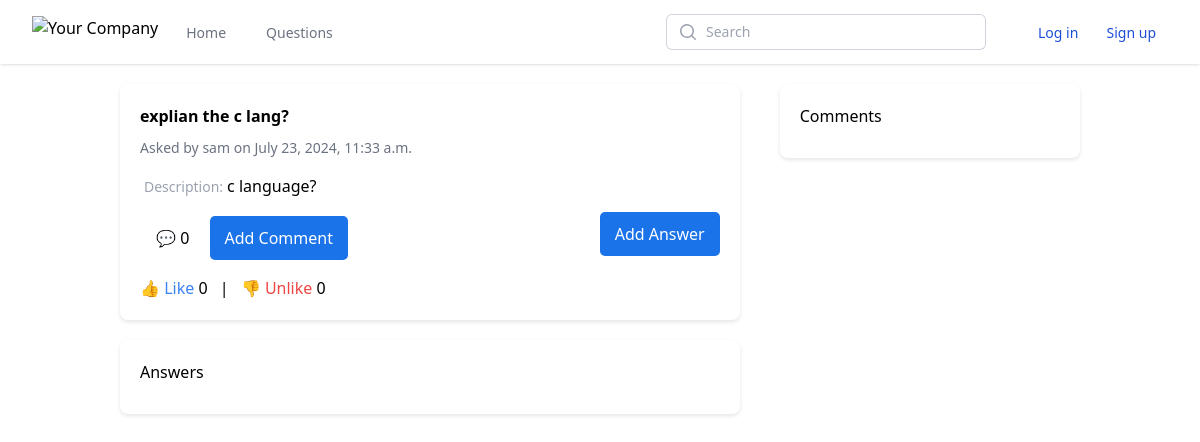
/question/5/, run on an earlier commit of the app's database.
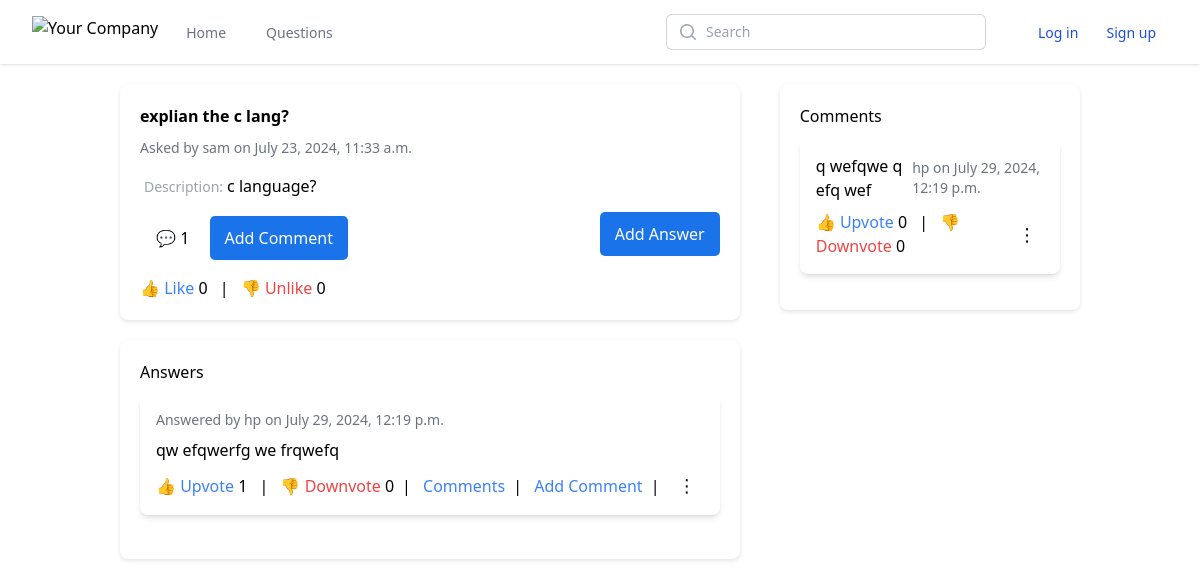
And on a later commit of the database.
### questions/models.py (models this page shows, shortened)
class Question(models.Model):
    title = models.CharField(max_length=200)
    description = models.TextField(blank=True)
    tags = models.ManyToManyField(Tag, related_name='questions')
    created_at = models.DateTimeField(default=timezone.now,blank=True,null=True)
    updated_at = models.DateTimeField(auto_now=True)
    user = models.ForeignKey(User, on_delete=models.CASCADE)
    likes = models.ManyToManyField(User, related_name='liked_question', blank=True)
    unlikes = models.ManyToManyField(User, related_name='unliked_question', blank=True)
    def total_likes(self):
        return self.likes.count()
    def total_unlikes(self):
        return self.unlikes.count()

class Answer(models.Model):
    question = models.ForeignKey(Question, on_delete=models.CASCADE, related_name='answers')
    description = models.TextField()
    created_at = models.DateTimeField(auto_now_add=True)
    updated_at = models.DateTimeField(auto_now=True)
    user = models.ForeignKey(User, on_delete=models.CASCADE, null=False)
    likes = models.ManyToManyField(User, related_name='liked_answers')
    unlikes = models.ManyToManyField(User, related_name='unliked_answers')
    def total_likes(self):
        return self.likes.count()
    def total_unlikes(self):
        return self.unlikes.count()

class Comment(models.Model):
    content = models.TextField()
    created_at = models.DateTimeField(auto_now_add=True)
    updated_at = models.DateTimeField(auto_now=True)
    user = models.ForeignKey(User, on_delete=models.CASCADE, null=False)
    answer = models.ForeignKey(Answer, null=True, blank=True, on_delete=models.CASCADE, related_name='comments')
    question = models.ForeignKey(Question, null=True, blank=True, on_delete=models.CASCADE, related_name='comments')
    parent = models.ForeignKey('self', on_delete=models.CASCADE, related_name='replies', null=True, blank=True)
    likes = models.ManyToManyField(User, related_name='liked_comments')
    unlikes = models.ManyToManyField(User, related_name='unliked_comments')
    def total_likes(self):
        return self.likes.count()
    def total_unlikes(self):
        return self.unlikes.count()

### questions/views.py (the view)
# urls.py: path('question/<int:pk>/', views.question_detail, name='question_detail'),
def question_detail(request, pk):
    question = get_object_or_404(Question, pk=pk)
    answers = question.answers.all()
    comment_form = CommentForm()
    answer_form = AnswerForm()
    return render(request, 'questions/question_detail.html', {
        'question': question,
        'answers': answers,
        'comment_form': comment_form,
        'answer_form': answer_form
    })

### questions/forms.py
class CommentForm(forms.ModelForm):
    class Meta:
        model = Comment
        fields = ['content']

class AnswerForm(forms.ModelForm):
    class Meta:
        model = Answer
        fields = ['description']

### questions/templatetags/custom_tags.py (called while the page is built)
@register.simple_tag
def active_url(request, url_name):
    try:
        url = reverse(url_name)
    except NoReverseMatch:
        return 'border-transparent text-gray-500 hover:border-gray-300 hover:text-gray-700'
    if request.path == url:
        return 'border-indigo-500 text-gray-900'
    return 'border-transparent text-gray-500 hover:border-gray-300 hover:text-gray-700'

### questions/templates/questions/question_detail.html (shortened to what the changed rows need)
{% extends "base_generic.html" %}
{% block content %}
<div class="max-w-6xl mx-auto main-content">
    <div class="question-answer-section">
        <div class="card relative">
            <h2 class="text-black font-bold">{{ question.title }}</h2>
            <div class="text-sm text-gray-500 mb-4">Asked by {{ question.user.username }} on {{ question.created_at }}</div>
            {% if question.description|length > 200 %}
            <p class="mb-2">
                <span class="text-sm text-gray-400 p-1 mb-4">Description:</span>
                <span class="short-answer">{{ question.description|slice:":200" }}...</span>
                <span class="full-answer hidden">{{ question.description }}</span>
                <a href="javascript:void(0);" class="text-blue-500 hover:underline read-more">Read More</a>
            </p>
        {% else %}
            <p class="mb-2" > <span class="text-sm text-gray-400 p-1 mb-4">Description:</span>{{ question.description }}</p>
        {% endif %}
            <div class="flex justify-between items-center mb-4">
                <div>
                    <a href="#" class="text-black px-4 py-2 rounded-md hover:bg-blue-700 mt-2 inline-block">💬 {{ question.comments.count }}</a>
                    <a href="javascript:void(0);" class="btn mt-2 inline-block" id="openCommentModal">Add Comment</a>
                </div>
                <a href="{% url 'create_answer' question.pk %}" class="btn">Add Answer</a>
            </div>
            <div class="flex items-center justify-between mt-4">
                <div>
                    <a href="{% url 'like_question' question.pk %}" class="text-blue-500 hover:underline">👍 Like</a> {{ question.total_likes }}
                    <span class="mx-2">|</span>
                    <a href="{% url 'unlike_question' question.pk %}" class="text-red-500 hover:underline">👎 Unlike</a> {{ question.total_unlikes }}
                </div>
            </div>
        </div>
        <div class="card">
            <ul>
                {% for answer in question.answers.all %}
                <li class="mb-6 p-4 bg-white shadow-md rounded-lg">
                    <div class="flex items-center justify-between mb-2">
                        <div class="text-sm text-gray-500">Answered by {{ answer.user.username }} on {{ answer.created_at }}</div>
                    </div>
                    {% if answer.description|length > 200 %}
                        <p class="mb-2">
                            <span class="short-answer">{{ answer.description|slice:":200" }}...</span>
                            <span class="full-answer hidden">{{ answer.description }}</span>
                            <a href="javascript:void(0);" class="text-blue-500 hover:underline read-more">Read More</a>
                        </p>
                    {% else %}
                        <p class="mb-2">{{ answer.description }}</p>
                    {% endif %}
                    <div class="flex justify-between items-center">
                        <div>
                            <a href="{% url 'like_answer' answer.question.pk answer.pk %}" class="text-blue-500 hover:underline">👍 Upvote</a> {{ answer.total_likes }}
                            <span class="mx-2">|</span>
                            <a href="{% url 'unlike_answer' answer.question.pk answer.pk %}" class="text-red-500 hover:underline">👎 Downvote</a> {{ answer.total_unlikes }}<span class="mx-2">|</span>
                            <a href="{% url 'question_answer_comment' answer.question.id answer.id %}" class="text-blue-500 hover:underline">Comments</a><span class="mx-2">|</span>
                            <a href="{% url 'create_comment_answer' answer.question.id answer.id %}" class="text-blue-500 hover:underline">Add Comment</a><span class="mx-2">|</span>
                        </div>
                        <div class="dropdown">
                            <span class="dropbtn">⋮</span>
                        </div>
                    </div>
                </li>
                {% endfor %}
            </ul>
        </div>
    </div>
    <div class="comments-section">
        <div class="card">
            <ul>
                {% for comment in question.comments.all %}
                <li class="mb-4 p-4 bg-white shadow-md rounded-lg">
                    <div class="flex justify-between items-center mb-2">
                        <div>{{ comment.content }}</div>
                        <div class="text-sm text-gray-500">{{ comment.user.username }} on {{ comment.created_at }}</div>
                    </div>
                    <div class="flex justify-between items-center">
                        <div>
                            <a href="{% url 'like_comment' comment.question.pk comment.pk %}" class="text-blue-500 hover:underline">👍 Upvote</a> {{ comment.total_likes }}
                            <span class="mx-2">|</span>
                            <a href="{% url 'unlike_comment' comment.question.pk comment.pk %}" class="text-red-500 hover:underline">👎 Downvote</a> {{ comment.total_unlikes }}
                        </div>
                        <div class="dropdown">
                            <span class="dropbtn">⋮</span>
                        </div>
                    </div>
                </li>
                {% endfor %}
            </ul>
        </div>
    </div>
</div>
{% endblock %}

What changed in the data, as far as the page shows it:
computed for Question "explian the c lang?": comments.count "0" → "1"
added Answer: user.username "hp", created_at "July 29, 2024, 12:19 p.m.", description "qw efqwerfg we frqwefq", total_likes "1", total_unlikes "0"
added Comment: content "q wefqwe q efq wef", user.username "hp", created_at "July 29, 2024, 12:19 p.m.", total_likes "0", total_unlikes "0"
